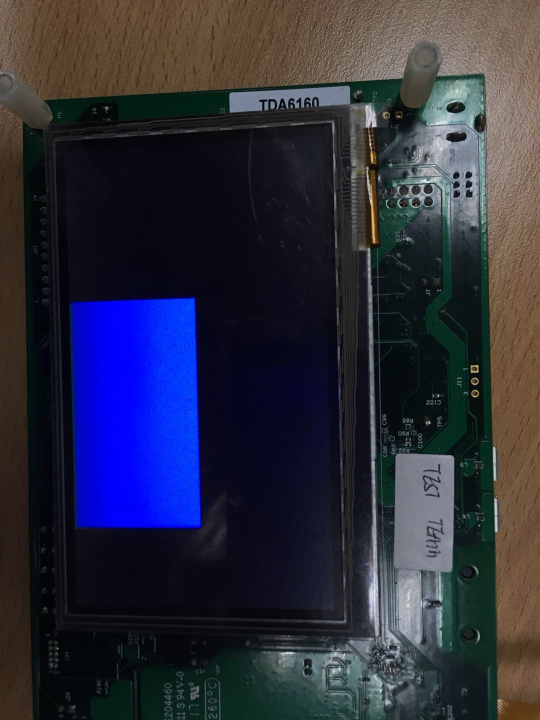
#> input picture pyopencv/pxp_blue.jpg, 1080 x 1440 px (shown at 1/2 size)
$ python image_hist_mask.py
#> lines starting #> are read from the running program, lines starting #| are printed output that depends on the picture
#! usr/bin/python
#coding=utf-8

# import numpy as np
import cv2
import numpy as np
from matplotlib import pyplot as plt

# Load an color image in grayscale
img = cv2.imread('../pxp_blue.jpg', 0)
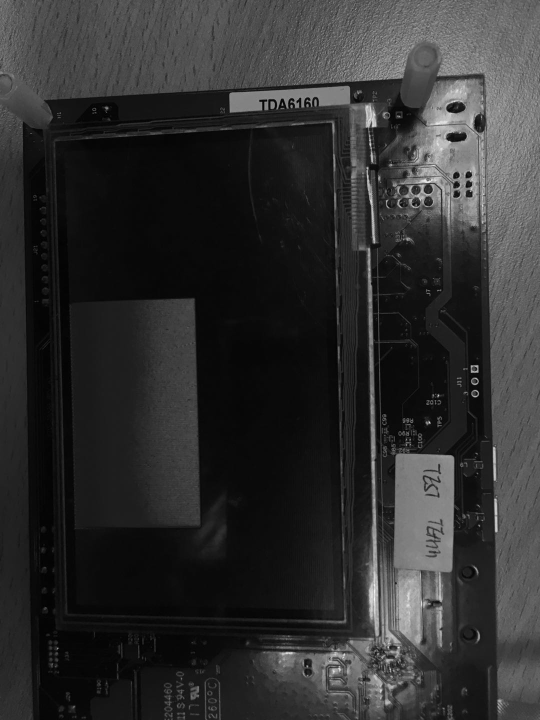
#> img: shape (1440, 1080) (shown at 1/2 size); min 0, max 255, mean 47
mask = np.zeros(img.shape[:2],np.uint8)
mask[600:900,100:300] = 255
masked_img = cv2.bitwise_and(img,img,mask=mask)
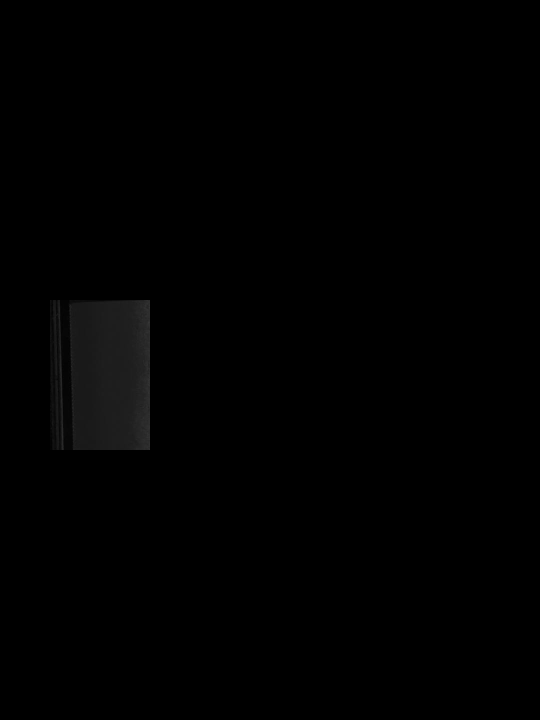
#> masked_img: shape (1440, 1080) (shown at 1/2 size); min 0, max 55, mean 1

#opencv方法读取-cv2.calcHist（速度最快）
#图像，通道[0]-灰度图，掩膜-无，灰度级，像素范围
hist_full = cv2.calcHist([img],[0],None,[256],[0,256])
#> hist_full = 256 values, max 121902 at index 10, min 0 at index 248, mean 6075
hist_mask = cv2.calcHist([img],[0],mask,[256],[0,256])
#> hist_mask = 256 values, max 7878 at index 25, min 0 at index 56, mean 234.4

plt.subplot(221),plt.imshow(img,'gray')
plt.subplot(222),plt.imshow(mask,'gray')
plt.subplot(223),plt.imshow(masked_img,'gray')
plt.subplot(224),plt.plot(hist_full),plt.plot(hist_mask)
plt.show()
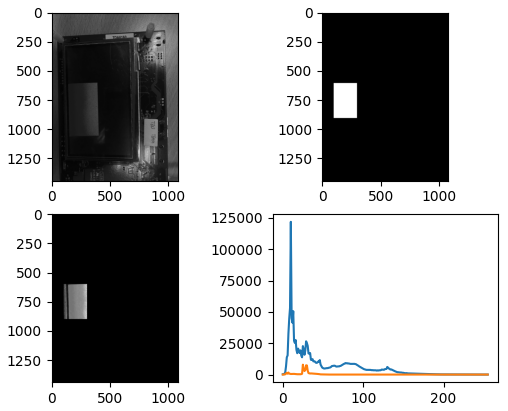
#> figure drawn by matplotlib, 4 panels; panel 4: curve peaks at x = 10, y = 121902; panel 4: curve peaks at x = 25, y = 7878

$ run again, with pyopencv/lcd.jpg copied over pyopencv/pxp_blue.jpg
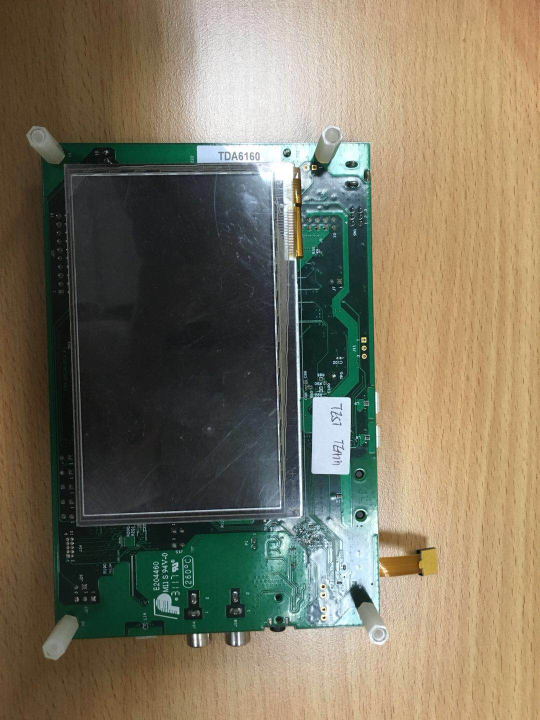
#> input picture pyopencv/lcd.jpg, 1080 x 1440 px (shown at 1/2 size)
#> `img = cv2.imread('../pxp_blue.jpg', 0)`:
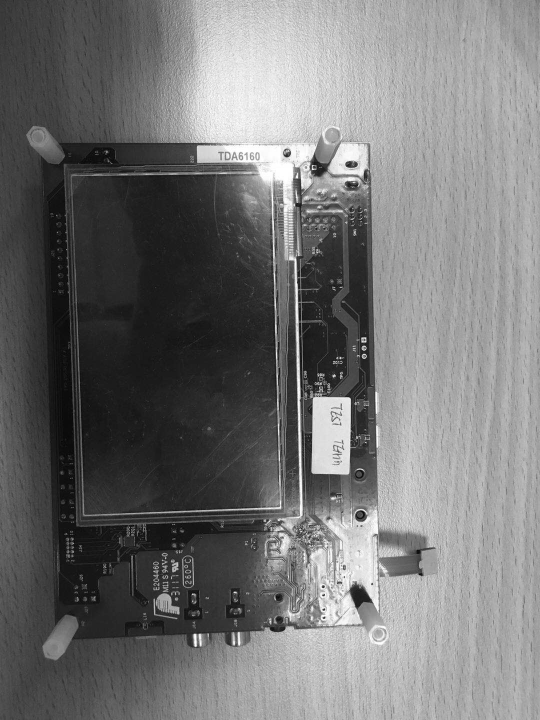
#> img: shape (1440, 1080) (shown at 1/2 size); min 0, max 255, mean 116.1
#> hist_full = 256 values, max 18385 at index 169, min 46 at index 1, mean 6075
#> hist_mask = 256 values, max 5551 at index 28, min 0 at index 128, mean 234.4
#> `plt.show()`:
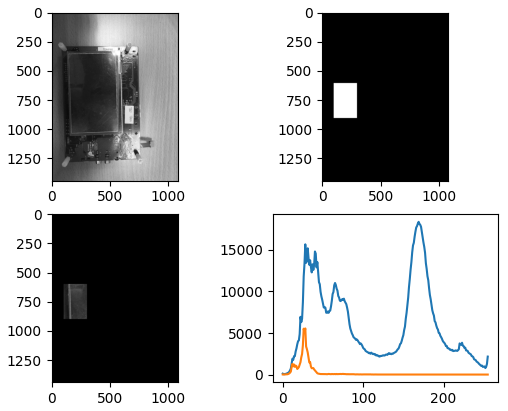
#> figure drawn by matplotlib, 4 panels; panel 4: curve peaks at x = 169, y = 18385; panel 4: curve peaks at x = 28, y = 5551
